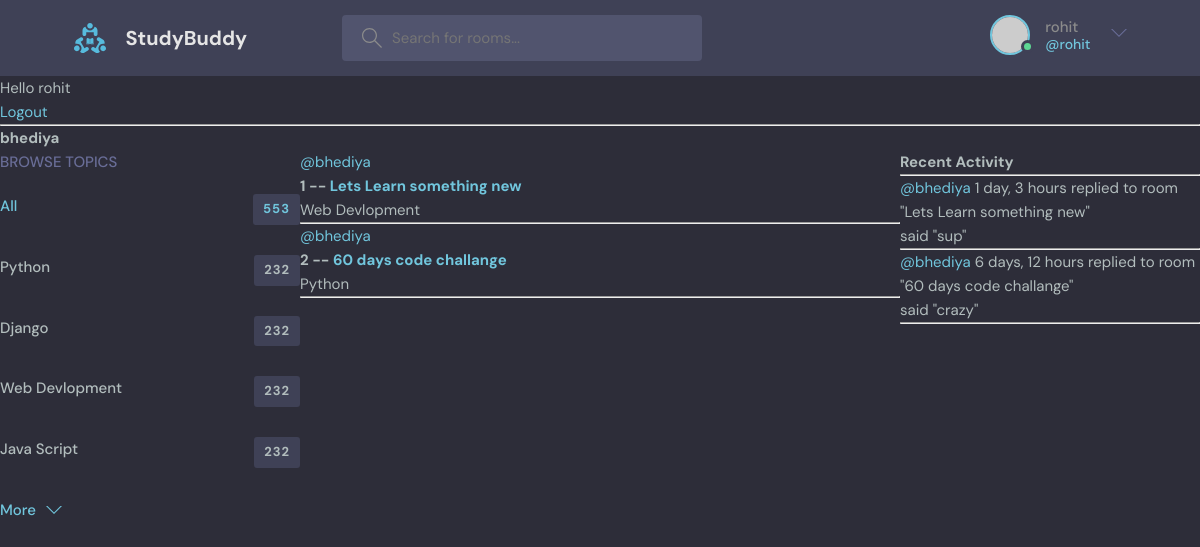
The app's page /prfile/1/ (signed in) with its own data.
### base/models.py (models this page shows)
class Topic(models.Model):
    name=models.CharField(max_length=200)
    def __str__(self):
        return self.name

class Room(models.Model):
    host=models.ForeignKey(User,on_delete=models.SET_NULL,null=True)
    topic=models.ForeignKey(Topic,on_delete=models.SET_NULL,null=True)
    name=models.CharField(max_length=200)
    description=models.TextField(null=True,blank=True)
    participents=models.ManyToManyField(User, related_name='participents', blank=True)
    updated=models.DateTimeField(auto_now=True)
    created=models.DateTimeField(auto_now_add=True)
    class Meta:
        ordering=['-updated','-created']
    def __str__(self):
        return self.name

class Message(models.Model):
    user =models.ForeignKey(User,on_delete=models.CASCADE)
    room=models.ForeignKey(Room,on_delete=models.CASCADE)
    body=models.TextField()
    updated=models.DateTimeField(auto_now=True)
    created=models.DateTimeField(auto_now_add=True)
    class Meta:
        ordering=['-updated','-created']
    def __str__(self):
        return self.body[0:50]

### base/views.py (the view)
# urls.py: path('prfile/<str:pk>/', views.userPrfile,name="user-profile"),
def userPrfile(request, pk):
    user = User.objects.get(id=pk)
    rooms = user.room_set.all()
    room_messages = user.message_set.all()
    topics=Topic.objects.all()
    context = {'user': user, 'rooms': rooms, 'room_messages': room_messages,'topics':topics}
    return render(request, 'base/profile.html', context)

### base/templates/base/profile.html (shortened to what this page needs)
{% extends 'main.html' %} {% block content %}
<h1>{{user.username}}</h1>
<div class="profile-container">
  <div>{% include 'base/topics_component.html' %}</div>
  <div>{% include 'base/feed_component.html' %}</div>
  <div>{% include 'base/activity_component.html' %}</div>
</div>
{% endblock content %}

### templates/navbar.html (shortened to what this page needs)
{% load static %}
<header class="header header--loggedIn">
  <div class="container">
    <a href="{% url 'home' %}" class="header__logo">
      <img src="{% static 'images/logo.svg' %}" />
      <h1>StudyBuddy</h1>
    </a>
    <form class="header__search" method="GET" action="{% url 'home' %}">
      <label>
        <input name="q" placeholder="Search for rooms..." />
      </label>
    </form>
    {% if request.user.is_authenticated %}
    <nav class="header__menu">
      <div class="header__user">
        <a href="profile.html">
          <div class="avatar avatar--medium active">
            <img src="https://randomuser.me/api/portraits/men/37.jpg" />
          </div>
          <p>
            {{request.user.username}} <span>@{{request.user.username}}</span>
          </p>
        </a>
        <button class="dropdown-button">
          <svg
            version="1.1"
            xmlns="http://www.w3.org/2000/svg"
            width="32"
            height="32"
            viewBox="0 0 32 32"
          >
            <title>chevron-down</title>
            <path d="M16 21l-13-13h-3l16 16 16-16h-3l-13 13z"></path>
          </svg>
        </button>
      </div>
      {% else %}
      <a href="{% url 'login' %}">
        <img src="{% static 'images/avatar.svg' %}" />
        <p>Login</p>
      </a>
      {% endif %}
    </nav>
  </div>
</header>
{% if request.user.is_authenticated %}
<p>Hello {{request.user}}</p>
<a href="{% url 'logout' %}">Logout</a>
{% else %}
<a href="{% url 'login' %}">Login</a>
{% endif %}
<hr />

### base/templates/base/topics_component.html
<div class="topics">
  <div class="topics__header">
    <h2>Browse Topics</h2>
  </div>
  <ul class="topics__list">
    <li>
      <a href="{% url 'home' %}" class="active">All <span>553</span></a>
    </li>
    {% for topic in topics %}
    <li>
      <a href="{% url 'home' %}?q={{topic.name}}">{{topic}} <span>232</span></a>
    </li>
    {% endfor %}
  <a class="btn btn--link" href="topics.html">
    More
    <svg
      version="1.1"
      xmlns="http://www.w3.org/2000/svg"
      width="32"
      height="32"
      viewBox="0 0 32 32"
    >
      <title>chevron-down</title>
      <path d="M16 21l-13-13h-3l16 16 16-16h-3l-13 13z"></path>
    </svg>
  </a>
</div>

### base/templates/base/feed_component.html (shortened to what this page needs)
<div>
  {% for room in rooms %}
  <div>
    <a href="{% url 'user-profile' room.host.id  %}"
      ><span>@{{room.host.username}}</span>
    </a>
    <h5>{{room.id}} -- <a href="{% url 'room' room.id %}">{{room.name}}</a></h5>
    <small>{{room.topic.name}}</small>
    <hr />
  </div>
  {% endfor %}
</div>

### base/templates/base/activity_component.html (shortened to what this page needs)
<h3>Recent Activity</h3>
<hr />
{% for message in room_messages %}
<div>
  <small>
    <a href="{% url 'user-profile' message.user.id%}">@{{message.user}}</a>
    {{message.created|timesince}}</small
  >
  <small>replied to room "{{message.room}}"</small>
  <p>said "{{message}}"</p>
  <hr />
</div>
{% endfor %}

### static/styles/style.css (style rules this page uses)
:root { --color-main: #71c6dd; --color-main-light: #e1f6fb; --color-dark: #3f4156; --color-dark-medium: #51546e; --color-dark-light: #696d97; --color-light: #e5e5e5; --color-gray: #8b8b8b; --color-light-gray: #b2bdbd; --color-bg: #2d2d39; --color-success: #5dd693; --color-error: #fc4b0b; }
* { font-family: "DM Sans", -apple-system, BlinkMacSystemFont, "Segoe UI", Roboto, Oxygen, Ubuntu, Cantarell, "Open Sans", "Helvetica Neue", sans-serif; margin: 0; padding: 0; box-sizing: border-box; text-rendering: optimizeLegibility; font-size: inherit; }
html { font-size: 56.25%; }
@media only screen and (min-width: 1200px) { html { font-size: 62.5%; } }
body { line-height: 1.6; font-weight: 400; font-size: 1.5rem; color: var(--color-light-gray); background-color: var(--color-bg); min-height: 100vh; }
img { width: 100%; }
a { display: inline-block; color: var(--color-main); text-decoration: none; }
.container { max-width: 120rem; width: 90%; margin: auto; }
.btn { background-color: transparent; border: none; display: inline-flex; align-items: center; gap: 1rem; cursor: pointer; transition: all ease-in-out 0.3s; padding: 1rem 2rem; border-radius: 5px; box-shadow: 1px 1px 3px 1px rgba(0, 0, 0, 0.15); font-weight: 500; }
.btn--link { border-radius: 0; padding: 0; color: var(--color-main); box-shadow: none; }
.btn > svg { fill: currentColor; width: 1.6rem; height: 1.6rem; }
.avatar { position: relative; display: inline-block; border-radius: 50%; border: 2px solid var(--color-main); }
.avatar img { display: block; border-radius: 50%; object-fit: cover; object-position: center; }
.avatar::after { content: ""; display: block; position: absolute; background-color: var(--color-gray); z-index: 111; border-radius: 50%; border: 0.3rem solid var(--color-dark); }
.avatar.active::after { background-color: var(--color-success); }
.avatar.avatar--medium img { width: 3.6rem; height: 3.6rem; border-radius: 50%; }
.avatar.avatar--medium:after { width: 0.7rem; height: 0.7rem; bottom: 0px; right: -6px; }
.header { padding: 1.5rem; background-color: var(--color-dark); }
.header > .container { display: flex; gap: 9.5rem; }
.header__logo, .header__user { display: flex; gap: 2rem; align-items: center; }
.header__logo > img { height: 3.2rem; width: 3.2rem; }
.header__logo > h1 { font-weight: 700; font-size: 2rem; color: var(--color-light); }
.header__search > label { background-color: var(--color-dark-medium); padding: 1.3rem 1rem; display: flex; align-items: center; gap: 1rem; border-radius: 4px; }
.header__search svg { fill: var(--color-gray); width: 2rem; height: 2rem; margin-left: 1rem; }
.header__search input { width: 30rem; background: transparent; border: none; outline: none; color: var(--color-light); }
.header__menu { margin-left: auto; position: relative; }
.header__menu a { display: flex; gap: 1.5rem; align-items: center; font-weight: 500; text-decoration: none; color: var(--color-gray); }
.header__menu img { height: 3.6rem; }
.header__menu p { line-height: 1.2; }
.header__menu span { color: var(--color-main); font-weight: 500; font-size: 1.4rem; display: block; }
.header__menu svg { width: 1.6rem; height: 1.6rem; fill: var(--color-dark-light); }
.dropdown-button { background: transparent; border: 0; outline: 0; cursor: pointer; }
.topics__header { margin-bottom: 2rem; }
.topics__header h2 { text-transform: uppercase; font-weight: 500; color: var(--color-dark-light); }
.topics__list { list-style: none; }
.topics__list li a { display: flex; justify-content: space-between; margin-bottom: 3rem; font-weight: 500; color: var(--color-light-gray); transition: all 0.3s ease-in-out; }
.topics__list li a.active, .topics__list li a:hover { color: var(--color-main); }
.topics__list li a span { padding: 0.5rem 1rem; background-color: var(--color-dark); border-radius: 3px; font-size: 1.3rem; font-weight: 700; letter-spacing: 1px; }

### base/templates/base/profile.html (style rules this page uses)
.profile-container { display: grid; grid-template-columns: 1fr 2fr 1fr; }

### records on screen
Topic: name "Python"
Topic: name "Django"
Topic: name "Web Devlopment"
Topic: name "Java Script"
Room: host.username "bhediya", id "1", name "Lets Learn something new", topic.name "Web Devlopment"
Room: host.username "bhediya", id "2", name "60 days code challange", topic.name "Python"
Message: user "bhediya", created "1 day, 3 hours", room "Lets Learn something new", body "sup"
Message: user "bhediya", created "6 days, 12 hours", room "60 days code challange", body "crazy"

### other values on screen
{{ request.user.username }} "rohit"
{{ request.user }} "rohit"
{{ user.username }} "bhediya"
